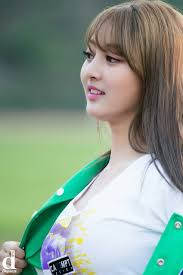
#> input picture download.jpg, 183 x 275 px, given as the content of the folder dataset, which was not available
$ python trainee.py   (Python 2 division)
#> lines starting #> are read from the running program, lines starting #| are printed output that depends on the picture
import os
import cv2
import numpy as np
from PIL import Image

recoginizer = cv2.face.LBPHFaceRecognizer_create()
path='dataset'

def getImagesWithID(path):
#> called with path = 'dataset'
    imagepaths=[os.path.join(path,f) for f in os.listdir(path)]
    faces=[]
    IDs=[]
    for imagepath in imagepaths:
        faceImg=Image.open(imagepath).convert('L');
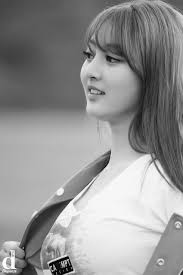
#> faceImg: PIL image 183x275 L; min 1, max 255, mean 146.5
        faceNp=np.array(faceImg,'uint8')
#> (the run stopped early here; a loop or call above may not have finished)

$ run again, on tyuzu1.jpg
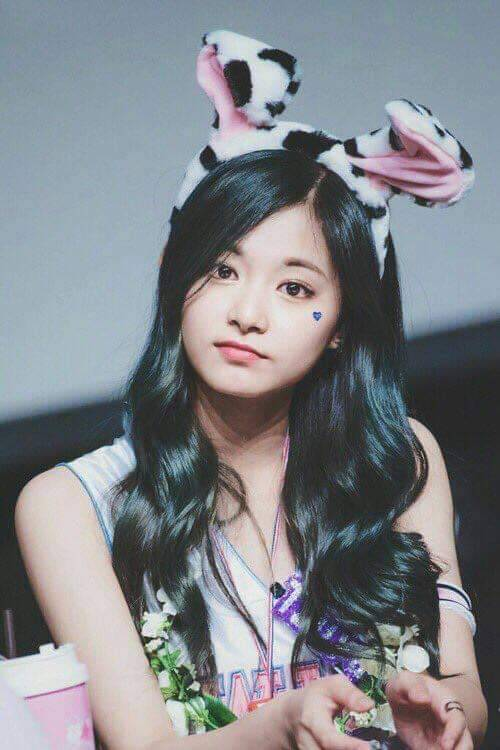
#> input picture tyuzu1.jpg, 500 x 750 px, given as the content of the folder dataset, which was not available
#> in getImagesWithID, `faceImg=Image.open(imagepath).convert('L');`:
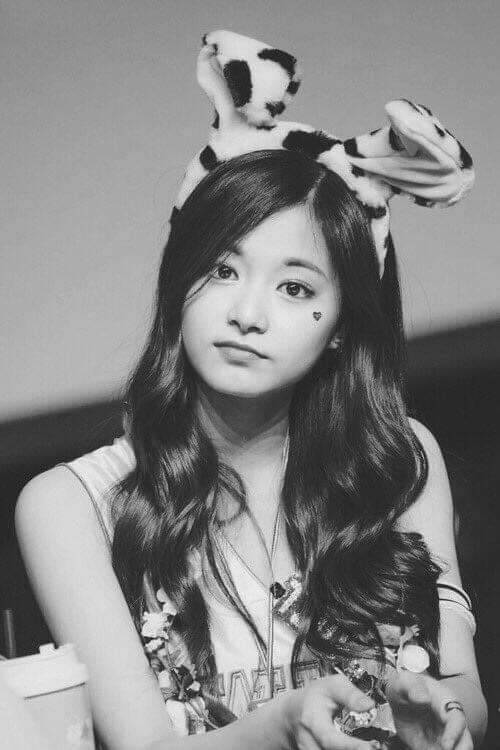
#> faceImg: PIL image 500x750 L; min 2, max 254, mean 131.7
